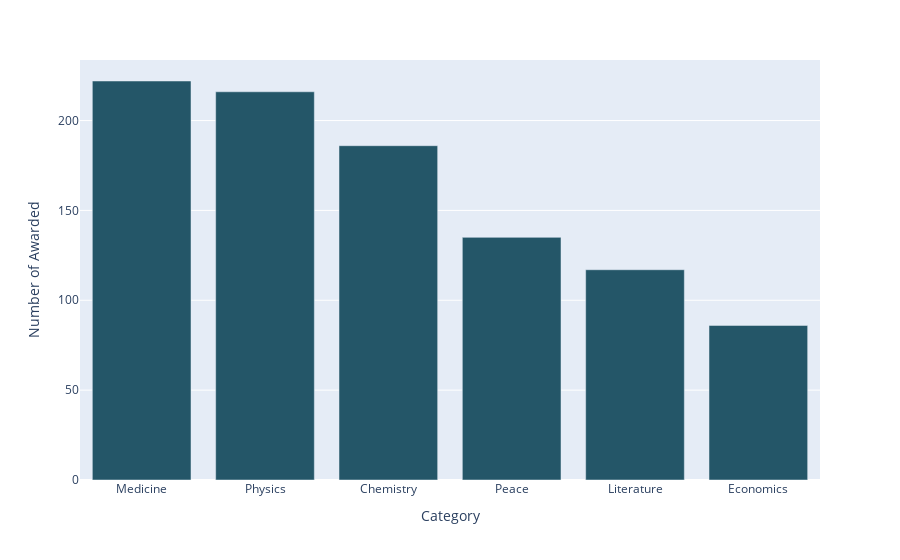

Notebook code cell kept with this figure:
### Code cell
bar_chart = px.bar(num_of_awarded_per_categories,
                   x=num_of_awarded_per_categories.index,
                   y="num_of_awarded",
                   color_discrete_sequence=px.colors.sequential.Aggrnyl)

bar_chart.update_layout(xaxis_title="Category", yaxis_title="Number of Awarded")

bar_chart.show()

### Figure 1 — Plotly figure (JSON) as saved in the notebook; plotly's stock layout.template omitted (floating-point values rounded to 4 significant figures)
{"data": [{"alignmentgroup": "True", "hovertemplate": "category=%{x}<br>num_of_awarded=%{y}<extra></extra>", "legendgroup": "", "marker": {"color": "rgb(36, 86, 104)", "pattern": {"shape": ""}}, "name": "", "offsetgroup": "", "orientation": "v", "showlegend": false, "textposition": "auto", "type": "bar", "x": ["Medicine", "Physics", "Chemistry", "Peace", "Literature", "Economics"], "xaxis": "x", "y": [222, 216, 186, 135, 117, 86], "yaxis": "y"}], "layout": {"barmode": "relative", "legend": {"tracegroupgap": 0}, "margin": {"t": 60}, "xaxis": {"anchor": "y", "domain": [0, 1], "title": {"text": "Category"}}, "yaxis": {"anchor": "x", "domain": [0, 1], "title": {"text": "Number of Awarded"}}}}
